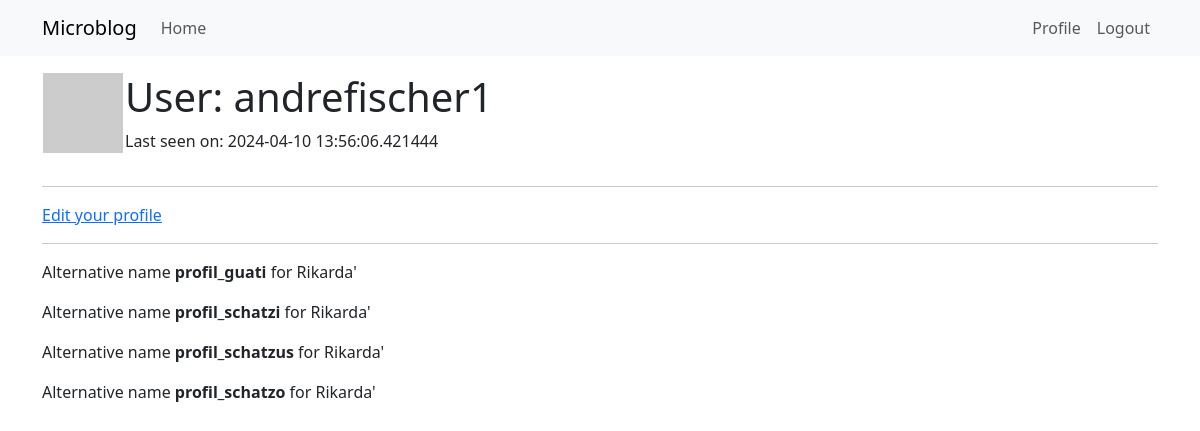
The page /user/andrefischer1 (signed in) on the database as committed earlier.
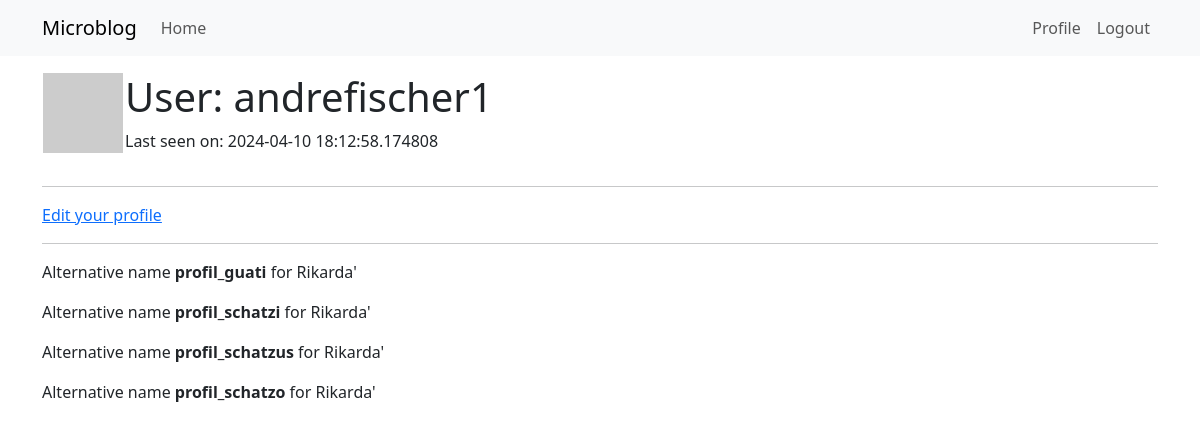
The same page on the database as committed later.
### app/models.py (models this page shows, shortened)
class User(UserMixin, db.Model):  # inherts from db.Model, the bas lass for all models in SQLAlhemy
    id: so.Mapped[int] = so.mapped_column(primary_key=True)
    username: so.Mapped[str] = so.mapped_column(sa.String(64), index=True,  unique=True)
    email: so.Mapped[str] = so.mapped_column(sa.String(120), index=True, unique=True)
    """
    Relationship to new class Portfolio "author" object; so.relationship() is model class that represents the other side of the relationship;
    the "back_populates" arguments reference the name of the relationship attribute on the other side
    """
    portfolios: so.WriteOnlyMapped['Portfolio'] = so.relationship(back_populates='author')
    """
    - password hash is used instead of password to not store them as plain text if DB is comprimised
    - optional typing allows empty or "None"
    - from werkzeug, password hashing and it's checking are added as methods
    """
    password_hash: so.Mapped[Optional[str]] = so.mapped_column(sa.String(256))
    about_me: so.Mapped[Optional[str]] = so.mapped_column(sa.String(140))
    last_seen: so.Mapped[Optional[datetime]] = so.mapped_column(
        default=lambda: datetime.now(timezone.utc))
    def avatar(self,size):
        bg_color = get_random_color(self.username)
        return f'https://ui-avatars.com/api/?name={self.username[0]}+{self.username[1]}&?background={bg_color}&color=fff&?size={size}'

### app/routes.py (the view)
@app.route('/user/<username>')  # <> brackets allow dynamic URL like youtube.com/FarioStalking
@login_required # only accessible to logged-in users
def user(username):
    user = db.first_or_404(sa.select(User).where(User.username == username))
    alt_names = ['profil_' + x for x in ['guati','schatzi','schatzus','schatzo']]
    portfolios = ['NVS.SW,APPLE,DOWJON','ROG.SW,NVS.SW']
    return render_template('user.html', user=user, alt_names=alt_names, portfolios=portfolios)

### app/bin.py (called while the page is built)
def get_random_color(username):
    random.seed(hash(username))
    r = random.randint(0, 255)
    g = random.randint(0, 255)
    b = random.randint(0, 255)
    color_code = "#{:02x}{:02x}{:02x}".format(r, g, b)
    return color_code

### app/models.py (called while the page is built)
@login.user_loader  # user loader is registered with decorator
def load_user(id):
    return db.session.get(User, int(id)) # needs to be converted to int as string

### app/routes.py (called while the page is built)
@app.before_request
def before_request():
    if current_user.is_authenticated:
        current_user.last_seen = datetime.now(timezone.utc) # adding to db - no .add() needed here
        db.session.commit() # committing to db

### app/templates/user.html (shortened to what this page needs)
{% extends "base.html" %}
{% block content %}
    <table>
        <tr valign="top">
            <td><img src="{{ user.avatar(32) }}"></td>
            <td>
                <h1>User: {{ user.username }}</h1>
                {% if user.last_seen %}<p>Last seen on: {{ user.last_seen }}</p>{% endif %}
            </td>
        </tr>
    </table>
    <hr>
    {% if user == current_user %}
    <p><a href="{{ url_for('edit_profile') }}">Edit your profile</a></p>
    {% endif %}
    <hr>
    {% for a in alt_names %}
    <div><p>Alternative name <b> {{ a }}  </b> for Rikarda'</p></div>
    {% endfor %}
{% endblock %}

### app/templates/base.html (shortened to what this page needs)
<!doctype html>
<html lang="en">
  <head>
    <link
        href="https://cdn.jsdelivr.net/npm/bootstrap@5.3.2/dist/css/bootstrap.min.css"
        rel="stylesheet"
>
  </head>
  <body>
    <nav class="navbar navbar-expand-lg bg-body-tertiary">
      <div class="container">
        <a class="navbar-brand" href="{{ url_for('index') }}">Microblog</a>
        <div class="collapse navbar-collapse" id="navbarSupportedContent">
          <ul class="navbar-nav me-auto mb-2 mb-lg-0">
            <li class="nav-item">
              <a class="nav-link" aria-current="page" href="{{ url_for('index') }}">Home</a>
            </li>
          </ul>
          <ul class="navbar-nav mb-2 mb-lg-0">
            {% if current_user.is_anonymous %}
            <li class="nav-item">
              <a class="nav-link" aria-current="page" href="{{ url_for('login') }}">Login</a>
            </li>
            {% else %}
            <li class="nav-item">
              <a class="nav-link" aria-current="page" href="{{ url_for('user', username=current_user.username) }}">Profile</a>
            </li>
            <li class="nav-item">
              <a class="nav-link" aria-current="page" href="{{ url_for('logout') }}">Logout</a>
            </li>
            {% endif %}
          </ul>
        </div>
      </div>
    </nav>
    <div class="container mt-3">
      {% block content %}{% endblock %}
    </div>
  </body>
</html>

Rows that differ between the two databases and show on the page:
changed User "andrefischer1": last_seen "2024-04-10 13:56:06.421444" → "2024-04-10 18:12:58.174808"
